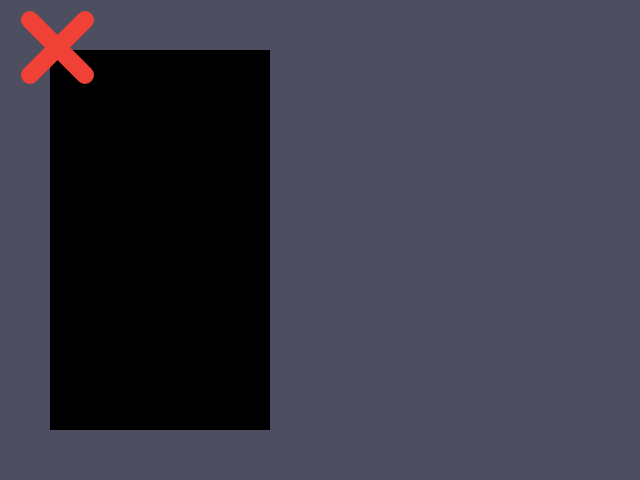
Frame 1 (no input)
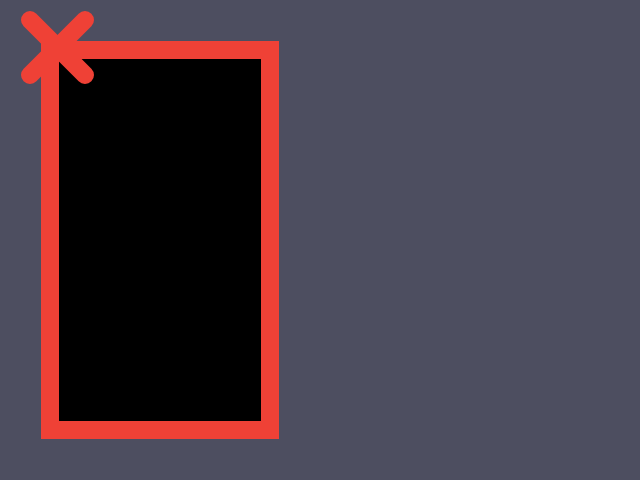
Frame 60 (no input)
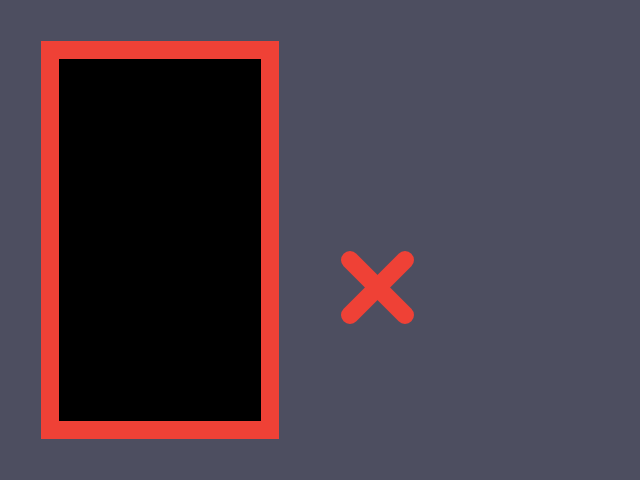
Frame 120 (the mouse pressed at the canvas centre since frame 60)

The p5.js sketch that drew these frames (run headless with seeded random() and noise() and a simulated clock; from frame 60 on, the mouse is pressed at the canvas centre):

// p5.js sketch
// ── sketch.js

function setup() {
	// create a place to draw
	createCanvas(640, 480);
	noStroke();
	// noLoop();
}

function draw() {
	// clear the background
	background(77, 78, 96);

	// set a fill color
	fill(0, 0, 0);
	rect(50, 50, 220, 380);
	
	// draw x
	fill(239, 65, 54);
	stroke(239, 65, 54);
	strokeWeight(18);
	line(30 + mouseX, 20 + mouseY, 85 + mouseX, 75 + mouseY);
	line(30 + mouseX, 75 + mouseY, 85 + mouseX, 20 + mouseY);

}

		
